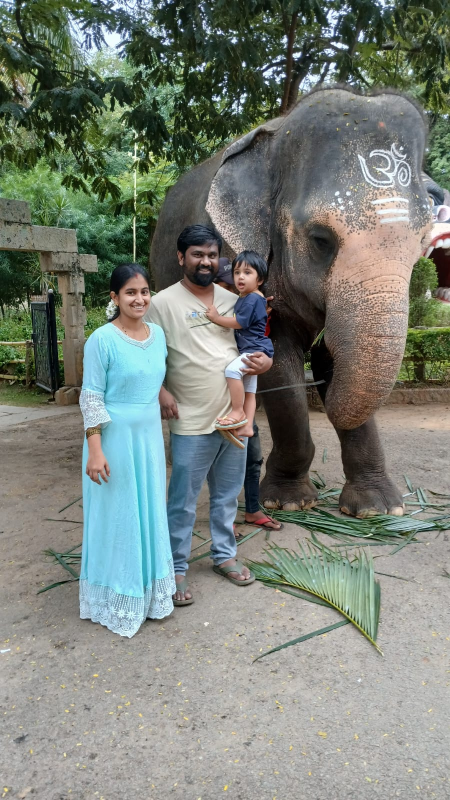
//> input picture image.jpeg, 900 x 1600 px, given in place of the camera (shown at 1/2 size)
$ ./main7   (built with g++ and OpenCV 4)
//> lines starting //> are read from the running program, lines starting //| are printed output that depends on the picture
#include <opencv2/opencv.hpp>
#include <iostream>

int main() {
    // Open webcam
    cv::VideoCapture cap(0);
    if (!cap.isOpened()) {
        std::cerr << "Error: Cannot open webcam!" << std::endl;
        return -1;
    }

    // Set resolution (optional)
    cap.set(cv::CAP_PROP_FRAME_WIDTH, 1280);
    cap.set(cv::CAP_PROP_FRAME_HEIGHT, 720);

    cv::Mat frame, lab, enhanced, hsv;
    while (true) {
        cap >> frame;
//> frame is the input picture: 1600 rows x 900 cols, CV_8UC3; mean B, G, R 120.7, 129.2, 122.1
        if (frame.empty()) {
            std::cerr << "Warning: Empty frame! Skipping..." << std::endl;
            continue;
        }

        // **Step 1: Convert to LAB color space for Contrast Enhancement**
        cv::cvtColor(frame, lab, cv::COLOR_BGR2Lab);
//> lab: 1600 rows x 900 cols, CV_8UC3; mean of channels 0, 1, 2 133.8, 124.2, 132.2
        std::vector<cv::Mat> lab_channels;
        cv::split(lab, lab_channels);
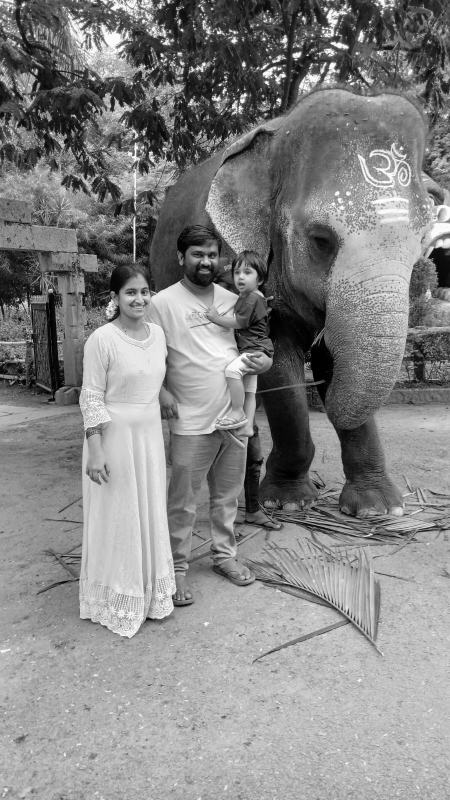
//> lab_channels[0]: 1600 rows x 900 cols, CV_8UC1 (shown at 1/2 size); min 0, max 255, mean 133.8
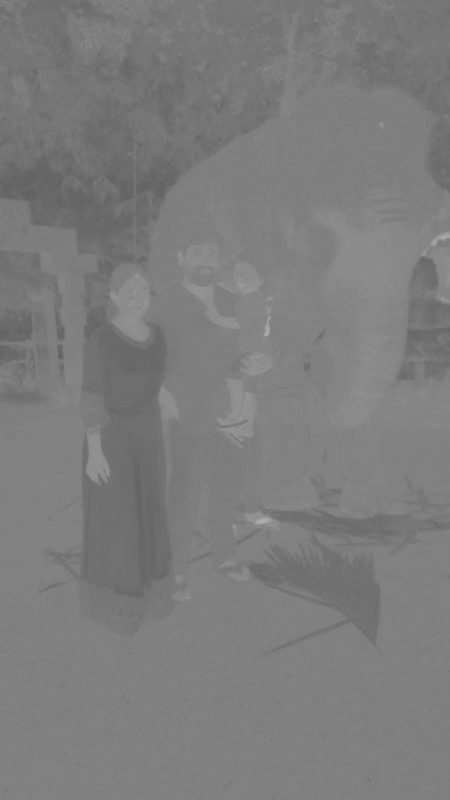
//> lab_channels[1]: 1600 rows x 900 cols, CV_8UC1 (shown at 1/2 size); min 96, max 176, mean 124.2
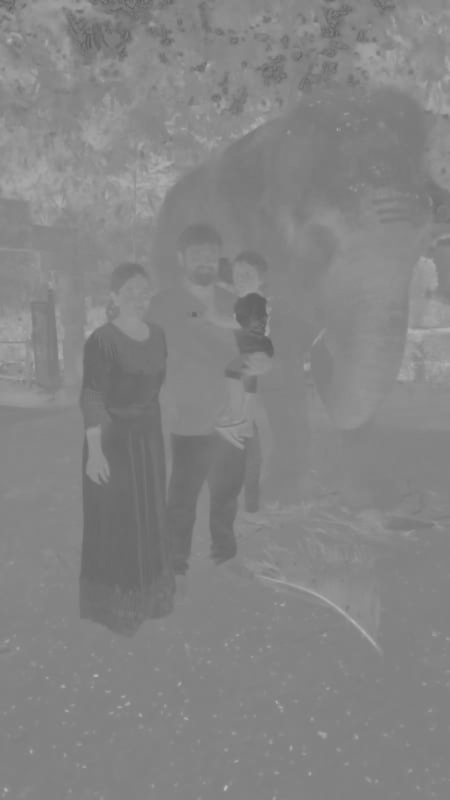
//> lab_channels[2]: 1600 rows x 900 cols, CV_8UC1 (shown at 1/2 size); min 95, max 189, mean 132.2

        // **Apply CLAHE to L-channel (prevent over-processing)**
        cv::Ptr<cv::CLAHE> clahe = cv::createCLAHE(5.0); // Lower clip limit = 2.0
        clahe->apply(lab_channels[0], lab_channels[0]);

        // Merge LAB and convert back to BGR
        cv::merge(lab_channels, lab);
//> lab: 1600 rows x 900 cols, CV_8UC3; mean of channels 0, 1, 2 133.3, 124.2, 132.2
        cv::cvtColor(lab, enhanced, cv::COLOR_Lab2BGR);

        // **Step 2: Convert to HSV for Saturation Boost**
        cv::cvtColor(enhanced, hsv, cv::COLOR_BGR2HSV);
//> hsv: 1600 rows x 900 cols, CV_8UC3; mean H, S, V 44.6, 58.2, 135.8
        std::vector<cv::Mat> hsv_channels;
        cv::split(hsv, hsv_channels);
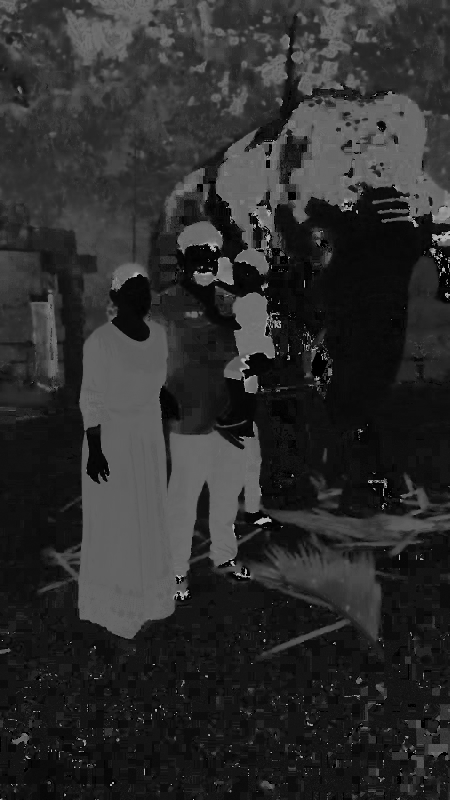
//> hsv_channels[0]: 1600 rows x 900 cols, CV_8UC1 (shown at 1/2 size); min 0, max 179, mean 44.6
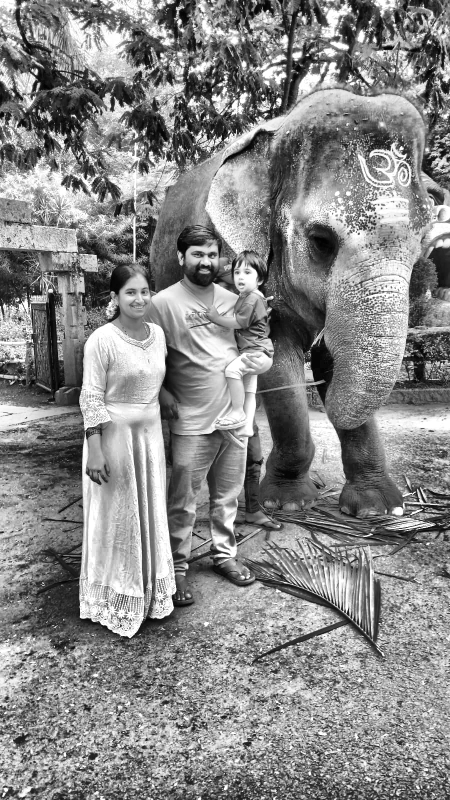
//> hsv_channels[2]: 1600 rows x 900 cols, CV_8UC1 (shown at 1/2 size); min 0, max 255, mean 135.8

        // **Increase Saturation (Avoid Over-Saturation)**
        hsv_channels[1] = hsv_channels[1] * 1.3; // Increase saturation by 30%
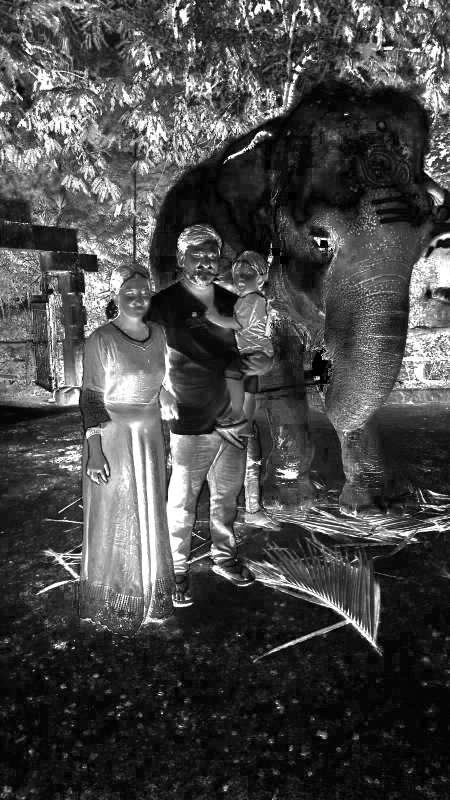
//> hsv_channels[1]: 1600 rows x 900 cols, CV_8UC1 (shown at 1/2 size); min 0, max 255, mean 72.7
        cv::merge(hsv_channels, hsv);
//> hsv: 1600 rows x 900 cols, CV_8UC3; mean H, S, V 44.6, 72.7, 135.8
        cv::cvtColor(hsv, enhanced, cv::COLOR_HSV2BGR);
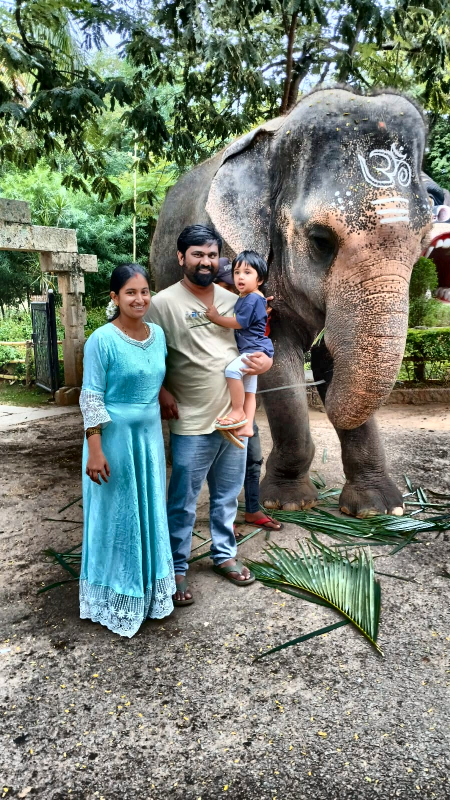
//> enhanced: 1600 rows x 900 cols, CV_8UC3 (shown at 1/2 size); mean B, G, R 115.8, 127.2, 118.1

        // **Step 3: Apply a slight Gaussian Blur for smoothness**
        // cv::GaussianBlur(enhanced, enhanced, cv::Size(3, 3), 0);

        // Show video stream
        cv::imshow("Original Video", frame);
        cv::imshow("Enhanced Color Video", enhanced);

        // Exit on 'q' key press
        if (cv::waitKey(1) == 'q') break;
//> the 'q' key is pressed
    }

    cap.release();
    cv::destroyAllWindows();
    return 0;
}
